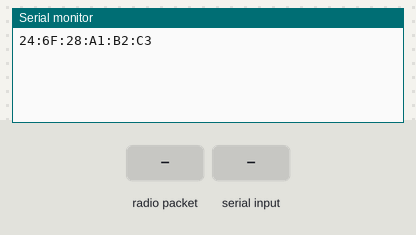
Recording of a sketch running on a simulated ESP32. Shown: the last lines printed to the serial monitor. The test bench sets the inputs (shaded band).

Above: at 1.2 s.
1.3 s: radio packet "1" arrives
At 2.5 s:
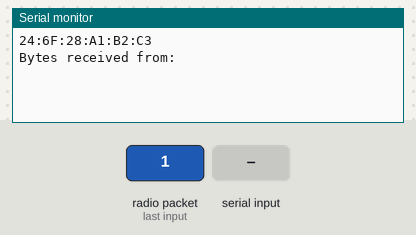
2.8 s: "1" received over Serial
At 3.9 s:
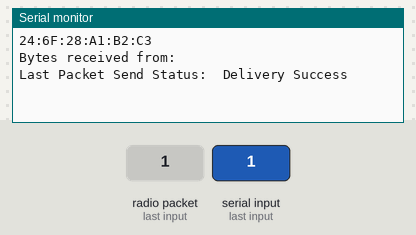

The sketch:

sender.ino
```cpp
#include <esp_now.h>
#include <WiFi.h>
#include <Wire.h>

// MAC ADDRESSES
// Device 1: 10:97:BD:3F:E0:44
// Device 2: 24:4C:AB:DA:14:CC

// REPLACE WITH THE MAC Address of your receiver
uint8_t broadcastAddress[] = {0x24, 0x4C, 0xAB, 0xDA, 0x14, 0xCC};

String success;

typedef struct msg {
  char cmd;
  // Add more stuff if Needed
  // int, float, bool etc.
} msg;

msg input;


// Callback when data is sent
void data_sent(const uint8_t *mac_addr, esp_now_send_status_t status) {
  Serial.print("\r\nLast Packet Send Status:\t");
  Serial.println(status == ESP_NOW_SEND_SUCCESS ? "Delivery Success" : "Delivery Fail");
  if (status == 0){
    success = "Delivery Success :)";
  }
  else{
    success = "Delivery Fail :(";
  }
}

// Callback when data is received
void data_receive(const uint8_t * mac, const uint8_t *incomingData, int len) {
  Serial.print("Bytes received from: ");
  Serial.println((char*)mac);
}

void setup() {

  Serial.begin(115200);
  WiFi.mode(WIFI_STA);
  Serial.println(WiFi.macAddress());
  if (esp_now_init() != ESP_OK) {
    Serial.println("Error initializing ESP-NOW");
    return;
  }
  esp_now_register_send_cb(data_sent);

  esp_now_peer_info_t peerInfo;
  memset(&peerInfo, 0, sizeof(peerInfo));
  memcpy(peerInfo.peer_addr, broadcastAddress, 6);
  peerInfo.channel = 0;
  peerInfo.encrypt = false;
  // Attempt to add a peer
  if (esp_now_add_peer(&peerInfo) != ESP_OK){
    Serial.println("Failed to add peer");
    return;
  }
  // Register for a callback function that will be called when data is received
  esp_now_register_recv_cb(data_receive);
}

unsigned char in = ' ';
void loop() {
  // Send information through Serial to receiver ESP32 board
  if(Serial.available()) {
    in = Serial.read();
    input.cmd = in;
    esp_err_t result = esp_now_send(broadcastAddress, (uint8_t *) &input, sizeof(input));
    delay(100);
  }
}
```

Measured:
- after the input at 1.3 s, the serial monitor: prints a new line at once (image 1)
- after the input at 2.8 s, the serial monitor: prints a new line at once (image 2)
